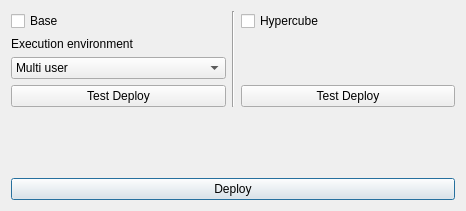
<?xml version="1.0" encoding="UTF-8"?>
<ui version="4.0">
 <class>gams::studio::miro::MiroDeployDialog</class>
 <widget class="QDialog" name="gams::studio::miro::MiroDeployDialog">
  <property name="geometry">
   <rect>
    <x>0</x>
    <y>0</y>
    <width>466</width>
    <height>211</height>
   </rect>
  </property>
  <property name="windowTitle">
   <string>Deploy MIRO Model</string>
  </property>
  <layout class="QVBoxLayout" name="verticalLayout_3">
   <item>
    <layout class="QHBoxLayout" name="horizontalLayout">
     <item>
      <layout class="QVBoxLayout" name="verticalLayout">
       <item>
        <widget class="QCheckBox" name="baseBox">
         <property name="font">
          <font>
           <weight>50</weight>
           <bold>false</bold>
          </font>
         </property>
         <property name="text">
          <string>Base</string>
         </property>
        </widget>
       </item>
       <item>
        <widget class="QLabel" name="label_2">
         <property name="font">
          <font>
           <weight>50</weight>
           <bold>false</bold>
          </font>
         </property>
         <property name="text">
          <string>Execution environment</string>
         </property>
        </widget>
       </item>
       <item>
        <widget class="QComboBox" name="targetEnvBox">
         <item>
          <property name="text">
           <string>Multi user</string>
          </property>
         </item>
         <item>
          <property name="text">
           <string>Local multi user (uses inputDir)</string>
          </property>
         </item>
         <item>
          <property name="text">
           <string>Single user</string>
          </property>
         </item>
        </widget>
       </item>
       <item>
        <widget class="QPushButton" name="testBaseButton">
         <property name="text">
          <string>Test Deploy</string>
         </property>
         <property name="autoDefault">
          <bool>false</bool>
         </property>
        </widget>
       </item>
      </layout>
     </item>
     <item>
      <widget class="Line" name="line">
       <property name="orientation">
        <enum>Qt::Vertical</enum>
       </property>
      </widget>
     </item>
     <item>
      <layout class="QVBoxLayout" name="verticalLayout_2">
       <item>
        <widget class="QCheckBox" name="hypercubeBox">
         <property name="font">
          <font>
           <weight>50</weight>
           <bold>false</bold>
          </font>
         </property>
         <property name="text">
          <string>Hypercube</string>
         </property>
        </widget>
       </item>
       <item>
        <spacer name="verticalSpacer_2">
         <property name="orientation">
          <enum>Qt::Vertical</enum>
         </property>
         <property name="sizeHint" stdset="0">
          <size>
           <width>20</width>
           <height>24</height>
          </size>
         </property>
        </spacer>
       </item>
       <item>
        <widget class="QPushButton" name="testHcubeButton">
         <property name="text">
          <string>Test Deploy</string>
         </property>
         <property name="autoDefault">
          <bool>false</bool>
         </property>
        </widget>
       </item>
      </layout>
     </item>
    </layout>
   </item>
   <item>
    <spacer name="verticalSpacer">
     <property name="orientation">
      <enum>Qt::Vertical</enum>
     </property>
     <property name="sizeHint" stdset="0">
      <size>
       <width>20</width>
       <height>24</height>
      </size>
     </property>
    </spacer>
   </item>
   <item>
    <widget class="QPushButton" name="deployButton">
     <property name="text">
      <string>Deploy</string>
     </property>
    </widget>
   </item>
  </layout>
 </widget>
 <tabstops>
  <tabstop>baseBox</tabstop>
  <tabstop>targetEnvBox</tabstop>
  <tabstop>testBaseButton</tabstop>
  <tabstop>hypercubeBox</tabstop>
  <tabstop>testHcubeButton</tabstop>
  <tabstop>deployButton</tabstop>
 </tabstops>
 <resources/>
 <connections/>
</ui>
